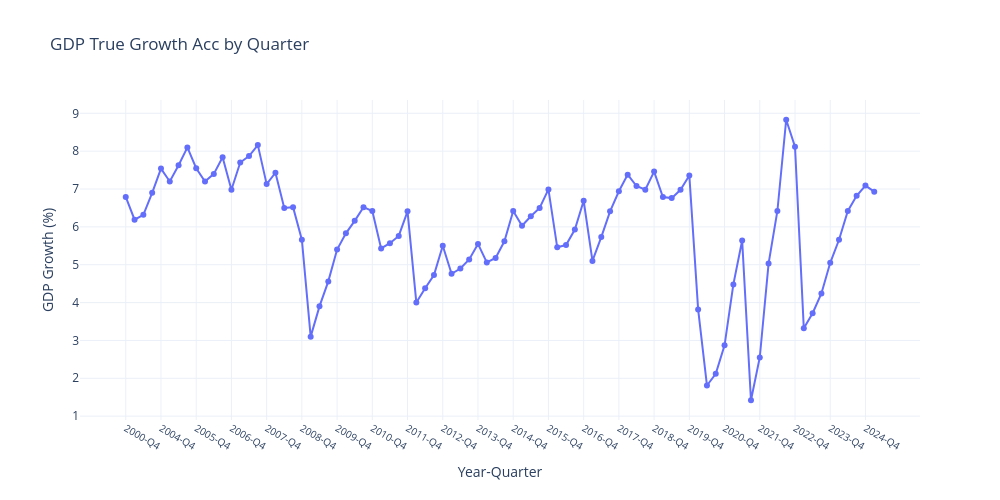

Here is the notebook cell this chart was saved with:
### Code cell
my_visualizer.test_visualize()

### Figure 1 — Plotly figure (JSON) as saved in the notebook; plotly's stock layout.template omitted (floating-point values rounded to 4 significant figures)
{"data": [{"mode": "lines+markers", "name": "GDP Growth", "type": "scatter", "x": ["2000-Q4", "2001-Q4", "2002-Q4", "2003-Q4", "2004-Q4", "2005-Q1", "2005-Q2", "2005-Q3", "2005-Q4", "2006-Q1", "2006-Q2", "2006-Q3", "2006-Q4", "2007-Q1", "2007-Q2", "2007-Q3", "2007-Q4", "2008-Q1", "2008-Q2", "2008-Q3", "2008-Q4", "2009-Q1", "2009-Q2", "2009-Q3", "2009-Q4", "2010-Q1", "2010-Q2", "2010-Q3", "2010-Q4", "2011-Q1", "2011-Q2", "2011-Q3", "2011-Q4", "2012-Q1", "2012-Q2", "2012-Q3", "2012-Q4", "2013-Q1", "2013-Q2", "2013-Q3", "2013-Q4", "2014-Q1", "2014-Q2", "2014-Q3", "2014-Q4", "2015-Q1", "2015-Q2", "2015-Q3", "2015-Q4", "2016-Q1", "2016-Q2", "2016-Q3", "2016-Q4", "2017-Q1", "2017-Q2", "2017-Q3", "2017-Q4", "2018-Q1", "2018-Q2", "2018-Q3", "2018-Q4", "2019-Q1", "2019-Q2", "2019-Q3", "2019-Q4", "2020-Q1", "2020-Q2", "2020-Q3", "2020-Q4", "2021-Q1", "2021-Q2", "2021-Q3", "2021-Q4", "2022-Q1", "2022-Q2", "2022-Q3", "2022-Q4", "2023-Q1", "2023-Q2", "2023-Q3", "2023-Q4", "2024-Q1", "2024-Q2", "2024-Q3", "2024-Q4", "2025-Q1"], "y": [6.79, 6.19, 6.32, 6.9, 7.54, 7.2, 7.63, 8.1, 7.55, 7.2, 7.4, 7.84, 6.98, 7.7, 7.87, 8.16, 7.13, 7.43, 6.5, 6.52, 5.66, 3.1, 3.9, 4.56, 5.4, 5.83, 6.16, 6.52, 6.42, 5.43, 5.57, 5.76, 6.41, 4, 4.38, 4.73, 5.5, 4.76, 4.9, 5.14, 5.55, 5.06, 5.18, 5.62, 6.42, 6.03, 6.28, 6.5, 6.99, 5.46, 5.52, 5.93, 6.69, 5.1, 5.73, 6.41, 6.94, 7.38, 7.08, 6.98, 7.46, 6.79, 6.76, 6.98, 7.36, 3.82, 1.81, 2.12, 2.87, 4.48, 5.64, 1.42, 2.55, 5.03, 6.42, 8.83, 8.12, 3.32, 3.72, 4.24, 5.05, 5.66, 6.42, 6.82, 7.09, 6.93]}], "layout": {"height": 500, "title": {"text": "GDP True Growth Acc by Quarter"}, "width": 1000, "xaxis": {"nticks": 30, "tickangle": 30, "tickfont": {"size": 10}, "tickmode": "auto", "title": {"text": "Year-Quarter"}}, "yaxis": {"title": {"text": "GDP Growth (%)"}}}}
